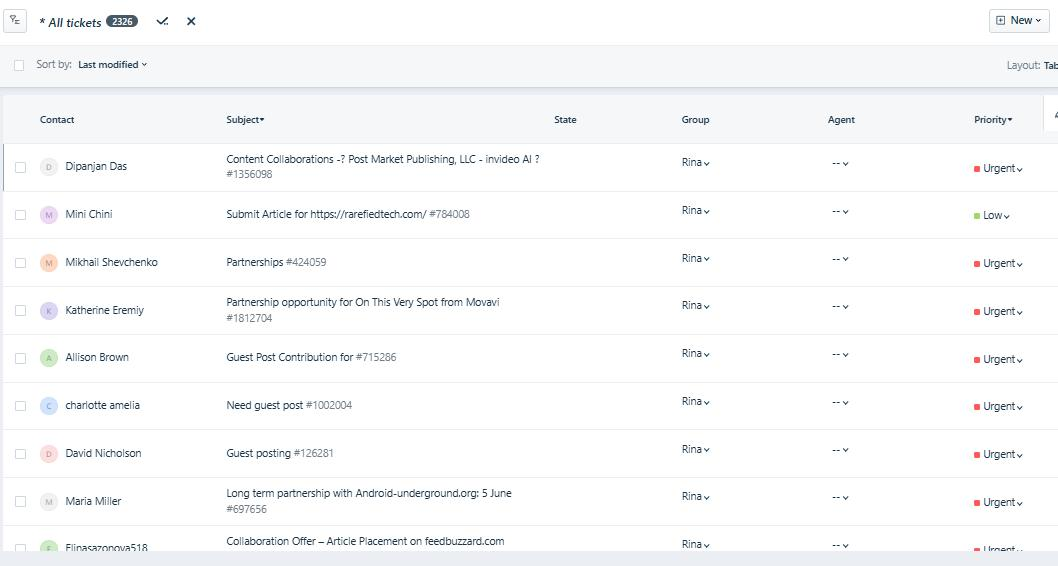
#> input picture viber_image_2025-06-19_23-34-31-726.jpg, 1058 x 566 px
$ python -i ocr_processor.py   (imports and definitions only)
#> lines starting #> are read from the running program, lines starting #| are printed output that depends on the picture
#> further down, picture is the input picture: PIL image 1058x566 RGB; mean R, G, B 248.6, 249.2, 249.9
"""
OCR processing module using Tesseract for text extraction
"""

import logging
import os
import tempfile

import cv2
import numpy as np
from PIL import Image, ImageDraw, ImageFont
import pytesseract
from pytesseract import Output

logger = logging.getLogger(__name__)


class OCRProcessor:
    """Handles OCR text extraction with position information"""

    def __init__(self, min_confidence: float = 60.0):
        self.min_confidence = min_confidence
        self.setup_tesseract()

    def setup_tesseract(self):
        """Locate and configure the Tesseract OCR executable."""
        possible_paths = [
            r'C:\Program Files\Tesseract-OCR\tesseract.exe',
            r'C:\Program Files (x86)\Tesseract-OCR\tesseract.exe',
            'tesseract'  # assume on PATH
        ]
        for path in possible_paths:
            try:
                if os.path.exists(path) or path == 'tesseract':
                    pytesseract.pytesseract.tesseract_cmd = path
                    # quick sanity check
                    img = Image.new('RGB', (10, 10), 'white')
                    pytesseract.image_to_string(img)
                    logger.info(f"Tesseract found at: {path}")
                    return
            except Exception:
                continue
#> (the call stopped at in setup_tesseract, `pytesseract.image_to_string(img)`: pytesseract is not available in this run)
        logger.error("Tesseract OCR not found. Please install it.")
        raise RuntimeError("Tesseract OCR not found")

    def preprocess_image(self, image: Image.Image) -> Image.Image:
        """
        Convert to grayscale, scale small images, denoise and binarize
        using OpenCV for optimal OCR results.
        """
        # to grayscale
        if image.mode != 'L':
            image = image.convert('L')
        w, h = image.size
#> w = 1058; h = 566
        # scale up to at least 300×100, but no more than 2×
        if w < 300 or h < 100:
            factor = min(2.0, max(300/w, 100/h))
            image = image.resize((int(w*factor), int(h*factor)), Image.LANCZOS)
        arr = np.array(image)
        arr = cv2.medianBlur(arr, 3)
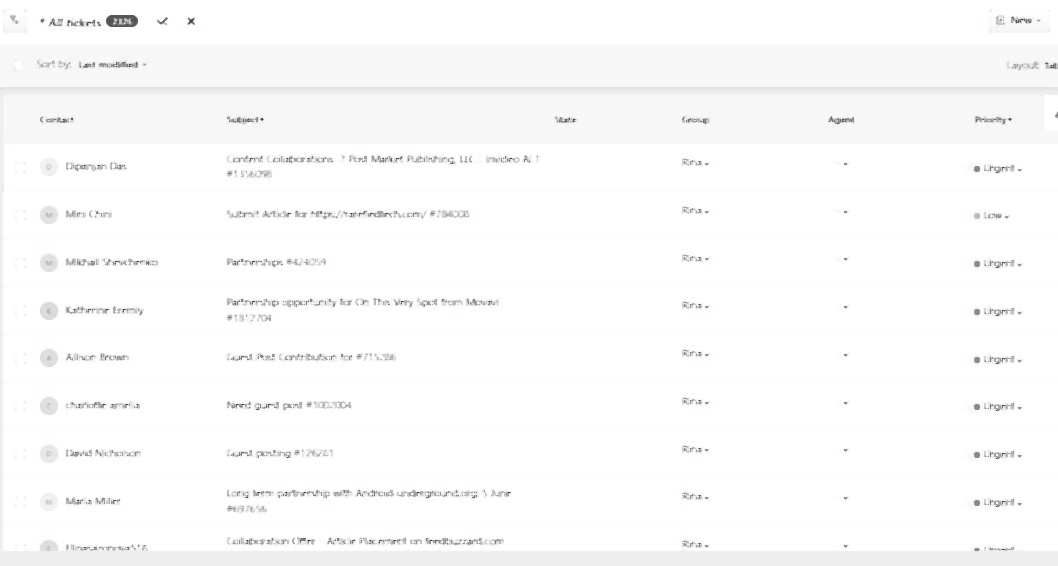
#> arr: shape (566, 1058); min 42, max 255, mean 250.7
        arr = cv2.adaptiveThreshold(
            arr, 255,
            cv2.ADAPTIVE_THRESH_GAUSSIAN_C,
            cv2.THRESH_BINARY,
            11, 2
        )
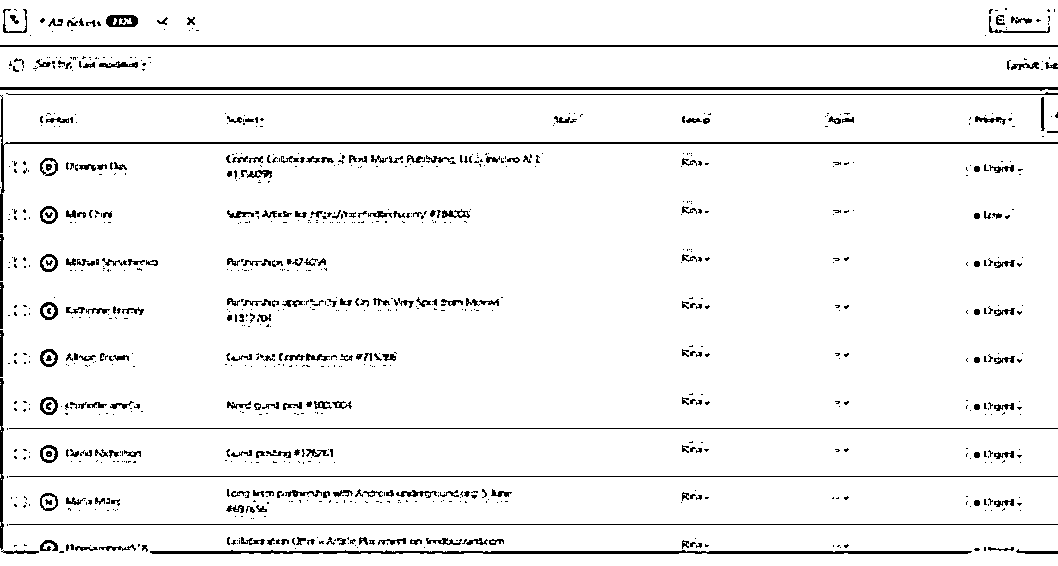
#> arr: shape (566, 1058); 94.8% white; black in thin lines or dots
        return Image.fromarray(arr)

    # [96 lines left out: functions extract_text_with_positions, test_extract, not called in this run]

>>> from PIL import Image
>>> picture = Image.open('../viber_image_2025-06-19_23-34-31-726.jpg')
>>> result = OCRProcessor().preprocess_image(picture)

$ run again, on viber_image_2025-06-19_23-34-38-820.jpg
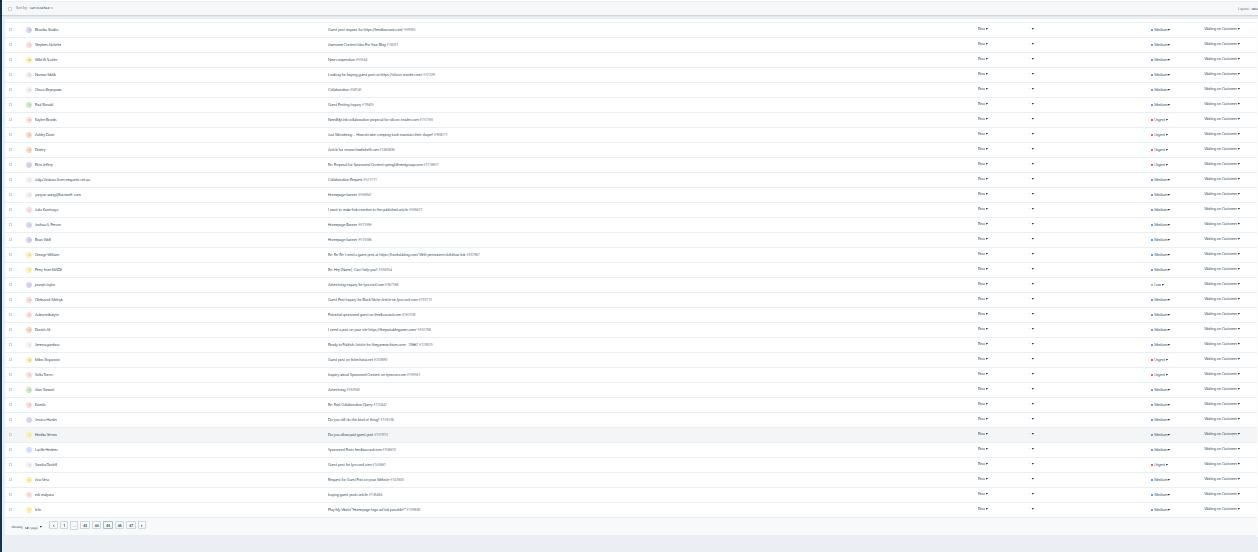
#> input picture viber_image_2025-06-19_23-34-38-820.jpg, 1258 x 552 px
#> picture is the input picture: PIL image 1258x552 RGB; mean R, G, B 250.1, 250.6, 251.1
#> in preprocess_image, `arr = cv2.adaptiveThreshold( arr, 255, cv2.ADAPTIVE_THRESH_GAUSSIAN_C,..`:
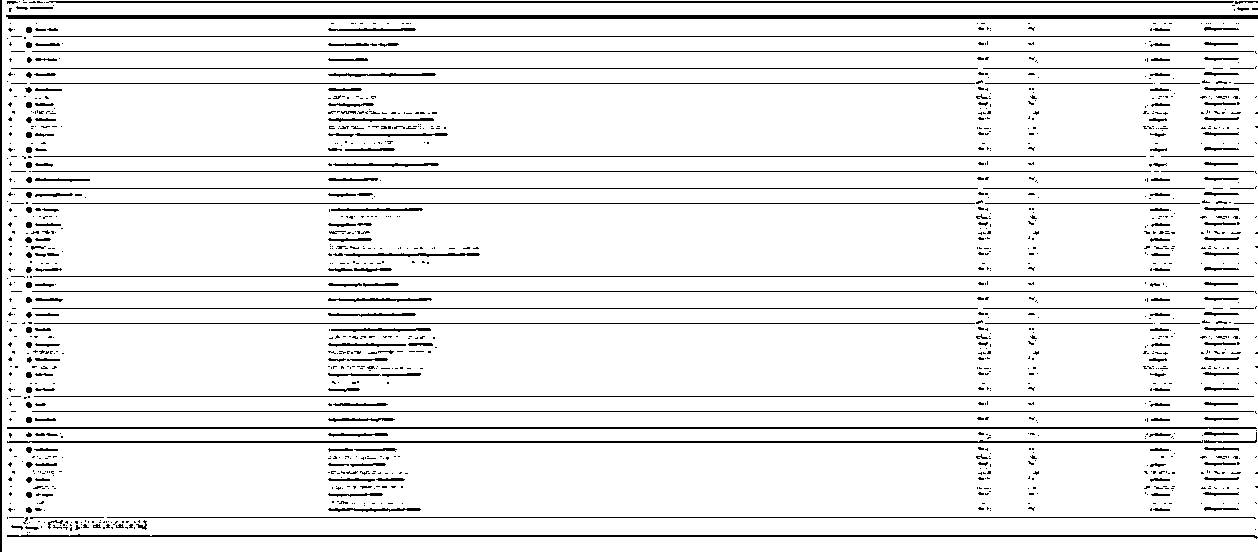
#> arr: shape (552, 1258); 92.6% white; black in thin lines or dots

$ run again, on viber_image_2025-06-19_23-46-00-126.jpg
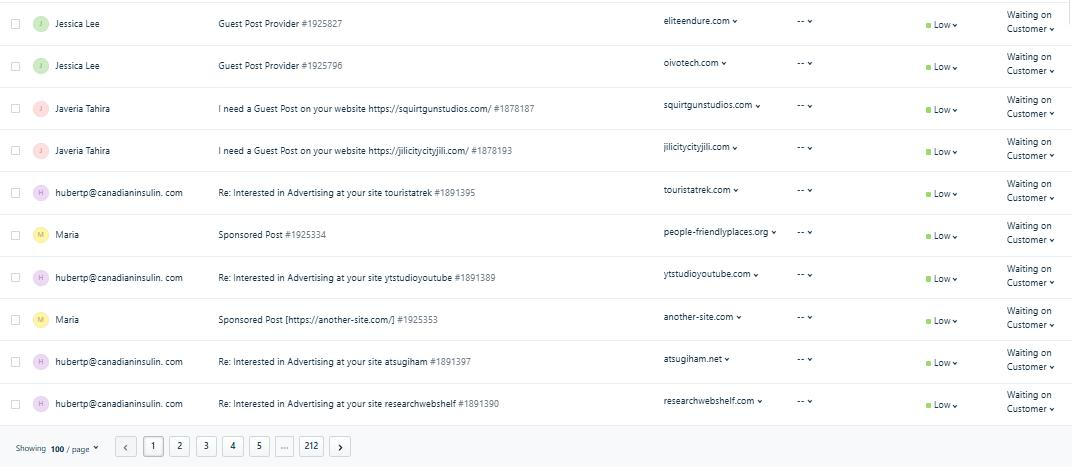
#> input picture viber_image_2025-06-19_23-46-00-126.jpg, 1072 x 467 px
#> picture is the input picture: PIL image 1072x467 RGB; mean R, G, B 248.9, 249.4, 249.7
#> in preprocess_image, `arr = cv2.medianBlur(arr, 3)`:
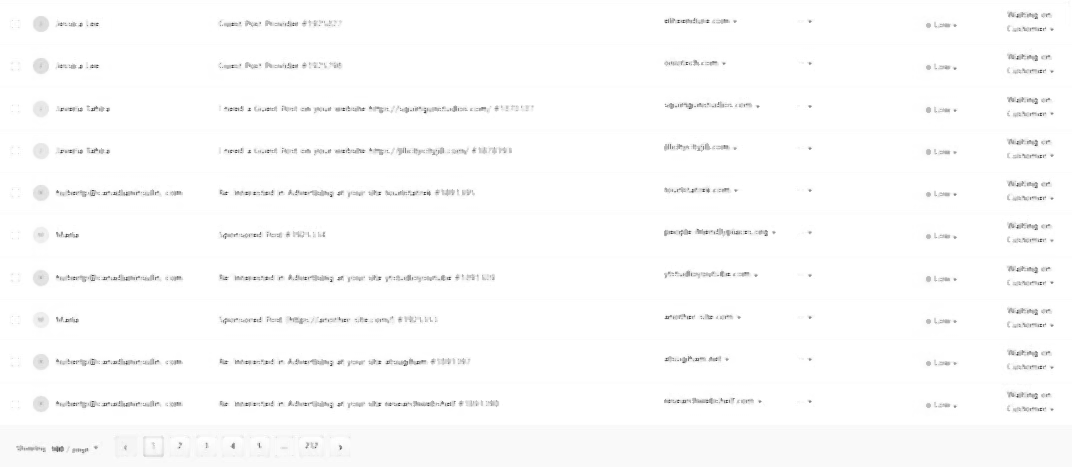
#> arr: shape (467, 1072); min 48, max 255, mean 251.5
#> in preprocess_image, `arr = cv2.adaptiveThreshold( arr, 255, cv2.ADAPTIVE_THRESH_GAUSSIAN_C,..`:
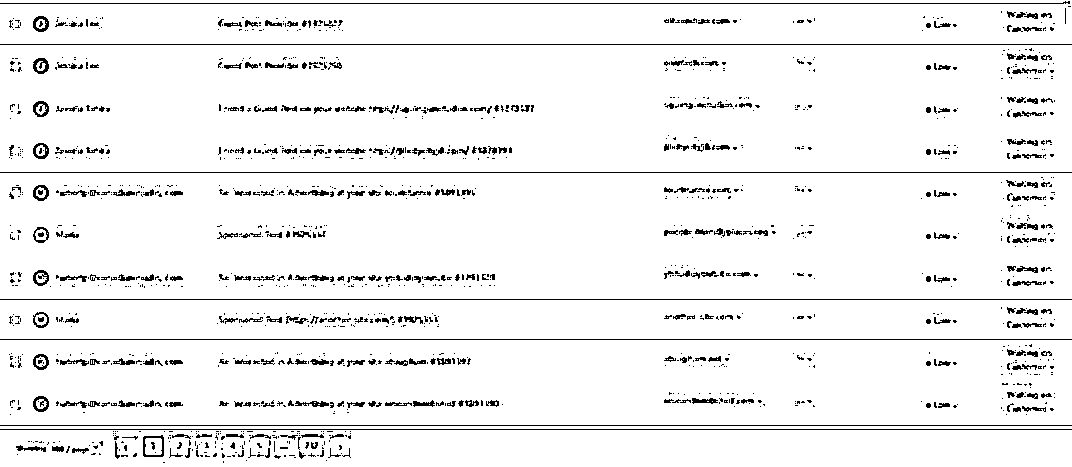
#> arr: shape (467, 1072); 94.7% white; black in thin lines or dots
